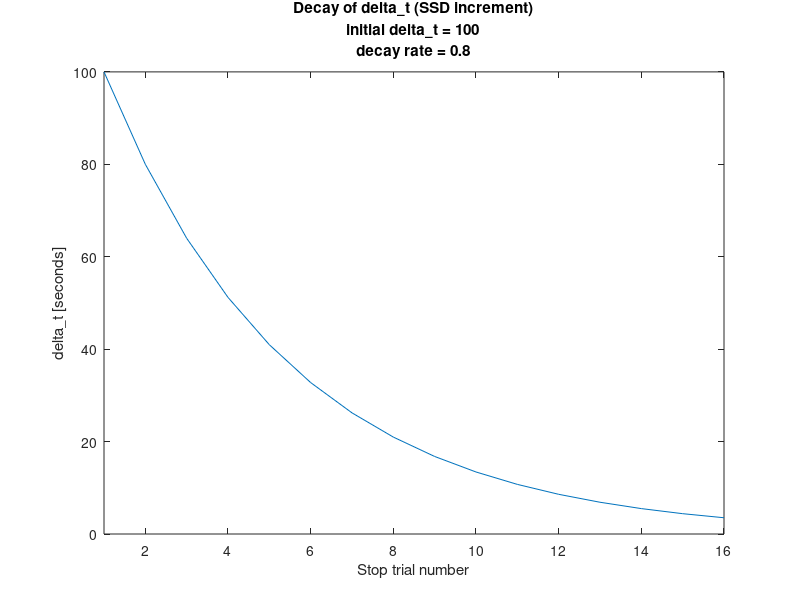

Recreate this plot in MATLAB.
delta_t_initial = 100;
delta_t_decay = 0.8; % decay rate
n_trials = 16; % number of trials
%%%%%%%%%%%%%%%%%%%%%%
ssds = zeros(n_trials, 1);
ssds(1) = delta_t_initial;

for t = 2:n_trials
    ssds(t) = ssds(t-1)*delta_t_decay;
end

disp(['delta_t values for ' num2str(n_trials) ' trials with decay rate of ' num2str(delta_t_decay)]);
disp(ssds)

close all;
figure;
plot(ssds);
title({'Decay of delta\_t (SSD increment)', ['initial delta\_t = ' num2str(delta_t_initial)], ['decay rate = ' num2str(delta_t_decay)]});
xlabel('Stop trial number');
ylabel('delta\_t [seconds]');
xlim([1 n_trials]);

clear 